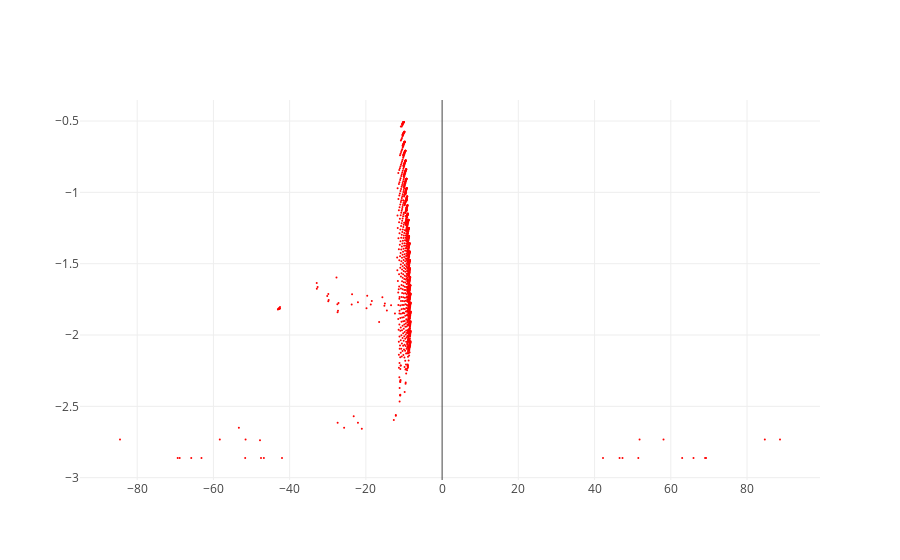

The cell this chart's notebook holds for it:
### Markdown cell above
View | Number
---------- | -----------
XZ | 1
XY | 2
ZY | 3

### Code cell
# Select only the desired scene and desired angle
scene_to_plot = objects[34]
view = 3

# plotting the object with desired view
visualize(scene_to_plot, view)

### Figure 1 — Plotly figure (JSON) as saved in the notebook; plotly's stock layout.template omitted (floating-point values rounded to 4 significant figures; data arrays with more than 128 entries replaced by an {"elided": "..."} marker saying what was removed)
{"data": [{"marker": {"color": "red", "opacity": 1, "size": 2}, "mode": "markers", "type": "scatter", "uid": "64c8418e-33b5-4216-9ec9-61b032d70838", "x": {"elided": "1198 float values"}, "y": {"elided": "1198 float values"}}], "layout": {"scene": {"xaxis": {"range": [-30, 30]}, "yaxis": {"range": [-120, 120]}}}}
